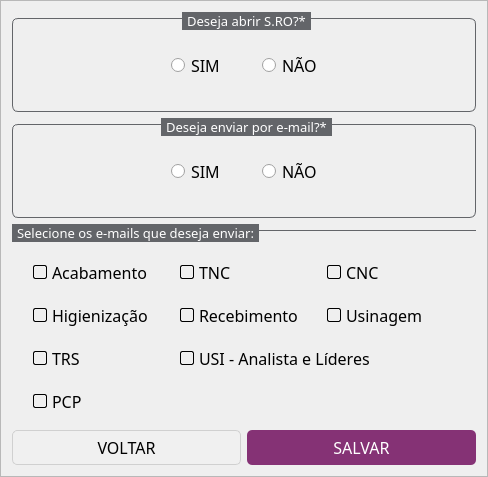
                  <widget class="QFrame" name="frame_13">
                   <property name="frameShape">
                    <enum>QFrame::StyledPanel</enum>
                   </property>
                   <property name="frameShadow">
                    <enum>QFrame::Raised</enum>
                   </property>
                   <layout class="QHBoxLayout" name="horizontalLayout_13">
                    <item>
                     <layout class="QGridLayout" name="gridLayout_4">
                      <item row="0" column="0" colspan="2">
                       <widget class="QGroupBox" name="group_SRo">
                        <property name="minimumSize">
                         <size>
                          <width>0</width>
                          <height>100</height>
                         </size>
                        </property>
                        <property name="maximumSize">
                         <size>
                          <width>16777215</width>
                          <height>100</height>
                         </size>
                        </property>
                        <property name="font">
                         <font>
                          <family>KonsensBook</family>
                          <pointsize>10</pointsize>
                          <italic>false</italic>
                         </font>
                        </property>
                        <property name="styleSheet">
                         <string notr="true">QGroupBox {
	border: 1px solid rgb(99,101,105);
	border-radius: 6px;
	margin-top: 6px;
 }

QGroupBox::title {
	subcontrol-origin: margin;
	subcontrol-position: top center;
	padding: 0 3px;
	background-color: rgb(99,101,105);
	color: white;
}</string>
                        </property>
                        <property name="title">
                         <string>Deseja abrir S.RO?*</string>
                        </property>
                        <property name="alignment">
                         <set>Qt::AlignLeading|Qt::AlignLeft|Qt::AlignTop</set>
                        </property>
                        <property name="flat">
                         <bool>false</bool>
                        </property>
                        <property name="checkable">
                         <bool>false</bool>
                        </property>
                        <layout class="QHBoxLayout" name="horizontalLayout_15">
                         <item>
                          <spacer name="horizontalSpacer_2">
                           <property name="orientation">
                            <enum>Qt::Horizontal</enum>
                           </property>
                           <property name="sizeHint" stdset="0">
                            <size>
                             <width>134</width>
                             <height>20</height>
                            </size>
                           </property>
                          </spacer>
                         </item>
                         <item alignment="Qt::AlignHCenter|Qt::AlignVCenter">
                          <widget class="QRadioButton" name="btnSimRo">
                           <property name="minimumSize">
                            <size>
                             <width>85</width>
                             <height>0</height>
                            </size>
                           </property>
                           <property name="maximumSize">
                            <size>
                             <width>85</width>
                             <height>16777215</height>
                            </size>
                           </property>
                           <property name="font">
                            <font>
                             <family>KonsensRegular</family>
                             <pointsize>12</pointsize>
                            </font>
                           </property>
                           <property name="styleSheet">
                            <string notr="true">QRadioButton {
	padding-left: 15%;
}</string>
                           </property>
                           <property name="text">
                            <string>SIM</string>
                           </property>
                           <property name="checkable">
                            <bool>true</bool>
                           </property>
                           <property name="checked">
                            <bool>false</bool>
                           </property>
                          </widget>
                         </item>
                         <item alignment="Qt::AlignHCenter|Qt::AlignVCenter">
                          <widget class="QRadioButton" name="btnNaoRo">
                           <property name="minimumSize">
                            <size>
                             <width>85</width>
                             <height>0</height>
                            </size>
                           </property>
                           <property name="maximumSize">
                            <size>
                             <width>85</width>
                             <height>16777215</height>
                            </size>
                           </property>
                           <property name="font">
                            <font>
                             <family>KonsensRegular</family>
                             <pointsize>12</pointsize>
                            </font>
                           </property>
                           <property name="styleSheet">
                            <string notr="true">QRadioButton {
	padding-left: 15%;
}</string>
                           </property>
                           <property name="text">
                            <string>NÃO</string>
                           </property>
                          </widget>
                         </item>
                         <item>
                          <spacer name="horizontalSpacer_3">
                           <property name="orientation">
                            <enum>Qt::Horizontal</enum>
                           </property>
                           <property name="sizeHint" stdset="0">
                            <size>
                             <width>134</width>
                             <height>20</height>
                            </size>
                           </property>
                          </spacer>
                         </item>
                        </layout>
                       </widget>
                      </item>
                      <item row="1" column="0" colspan="2">
                       <widget class="QGroupBox" name="group_Email">
                        <property name="minimumSize">
                         <size>
                          <width>0</width>
                          <height>100</height>
                         </size>
                        </property>
                        <property name="maximumSize">
                         <size>
                          <width>16777215</width>
                          <height>100</height>
                         </size>
                        </property>
                        <property name="font">
                         <font>
                          <family>KonsensBook</family>
                          <pointsize>10</pointsize>
                         </font>
                        </property>
                        <property name="styleSheet">
                         <string notr="true">QGroupBox {
	border: 1px solid rgb(99,101,105);
	border-radius: 6px;
	margin-top: 6px;
 }

QGroupBox::title {
	subcontrol-origin: margin;
	subcontrol-position: top center;
	padding: 0 3px;
	background-color: rgb(99,101,105);
	color: white;
}

</string>
                        </property>
                        <property name="title">
                         <string>Deseja enviar por e-mail?*</string>
                        </property>
                        <layout class="QHBoxLayout" name="horizontalLayout_16">
                         <item>
                          <spacer name="horizontalSpacer_4">
                           <property name="orientation">
                            <enum>Qt::Horizontal</enum>
                           </property>
                           <property name="sizeHint" stdset="0">
                            <size>
                             <width>134</width>
                             <height>20</height>
                            </size>
                           </property>
                          </spacer>
                         </item>
                         <item>
                          <widget class="QRadioButton" name="btn_SimEmail">
                           <property name="minimumSize">
                            <size>
                             <width>85</width>
                             <height>0</height>
                            </size>
                           </property>
                           <property name="maximumSize">
                            <size>
                             <width>85</width>
                             <height>16777215</height>
                            </size>
                           </property>
                           <property name="font">
                            <font>
                             <family>KonsensRegular</family>
                             <pointsize>12</pointsize>
                            </font>
                           </property>
                           <property name="styleSheet">
                            <string notr="true">padding-left: 15%;</string>
                           </property>
                           <property name="text">
                            <string>SIM</string>
                           </property>
                          </widget>
                         </item>
                         <item>
                          <widget class="QRadioButton" name="btn_NaoEmail">
                           <property name="minimumSize">
                            <size>
                             <width>85</width>
                             <height>0</height>
                            </size>
                           </property>
                           <property name="maximumSize">
                            <size>
                             <width>85</width>
                             <height>16777215</height>
                            </size>
                           </property>
                           <property name="font">
                            <font>
                             <family>KonsensRegular</family>
                             <pointsize>12</pointsize>
                            </font>
                           </property>
                           <property name="styleSheet">
                            <string notr="true">padding-left: 15%;</string>
                           </property>
                           <property name="text">
                            <string>NÃO</string>
                           </property>
                          </widget>
                         </item>
                         <item>
                          <spacer name="horizontalSpacer_5">
                           <property name="orientation">
                            <enum>Qt::Horizontal</enum>
                           </property>
                           <property name="sizeHint" stdset="0">
                            <size>
                             <width>134</width>
                             <height>20</height>
                            </size>
                           </property>
                          </spacer>
                         </item>
                        </layout>
                       </widget>
                      </item>
                      <item row="2" column="0" colspan="2">
                       <widget class="QGroupBox" name="group_addressEmail">
                        <property name="enabled">
                         <bool>true</bool>
                        </property>
                        <property name="minimumSize">
                         <size>
                          <width>0</width>
                          <height>200</height>
                         </size>
                        </property>
                        <property name="maximumSize">
                         <size>
                          <width>16777215</width>
                          <height>200</height>
                         </size>
                        </property>
                        <property name="font">
                         <font>
                          <family>KonsensBook</family>
                          <pointsize>10</pointsize>
                         </font>
                        </property>
                        <property name="styleSheet">
                         <string notr="true">QGroupBox {
	border: 1px solid rgb(99,101,105);
	border-left: 1px solid transparent;
	border-right: 2px solid transparent;
	border-bottom: 1px solid transparent;
	margin-top: 6px;
	padding: 5px;
 }

QGroupBox::title {
	subcontrol-origin: margin;
	subcontrol-position: top left;
	padding: 0 3px;
	background-color: rgb(99,101,105);
	color: white;
}
</string>
                        </property>
                        <property name="title">
                         <string>Selecione os e-mails que deseja enviar:</string>
                        </property>
                        <layout class="QGridLayout" name="gridLayout_3">
                         <property name="leftMargin">
                          <number>10</number>
                         </property>
                         <property name="topMargin">
                          <number>20</number>
                         </property>
                         <property name="rightMargin">
                          <number>10</number>
                         </property>
                         <property name="bottomMargin">
                          <number>0</number>
                         </property>
                         <property name="spacing">
                          <number>10</number>
                         </property>
                         <item row="0" column="0">
                          <widget class="QCheckBox" name="check_acabamento">
                           <property name="enabled">
                            <bool>true</bool>
                           </property>
                           <property name="font">
                            <font>
                             <family>KonsensBook</family>
                             <pointsize>12</pointsize>
                             <underline>false</underline>
                            </font>
                           </property>
                           <property name="styleSheet">
                            <string notr="true">QCheckBox {
	spacing: 5px;
	padding: 5px;
}

QCheckBox::indicator {
	border-radius: 2px;
	border: 1px solid black;
	background-color: transparent;
}

QCheckBox::indicator:hover {
	border: 1px solid #853275;
}

QCheckBox::indicator:checked {
	border-radius: 2px;
	border: 1px solid black;
	background-color: #636569;
}

QCheckBox::indicator:checked:hover {
	border: 1px solid #853275;
}
</string>
                           </property>
                           <property name="text">
                            <string>Acabamento</string>
                           </property>
                           <property name="checked">
                            <bool>false</bool>
                           </property>
                           <property name="autoRepeat">
                            <bool>false</bool>
                           </property>
                          </widget>
                         </item>
                         <item row="0" column="1">
                          <widget class="QCheckBox" name="check_tnc">
                           <property name="font">
                            <font>
                             <family>KonsensBook</family>
                             <pointsize>12</pointsize>
                             <underline>false</underline>
                            </font>
                           </property>
                           <property name="styleSheet">
                            <string notr="true">QCheckBox {
	spacing: 5px;
	padding: 5px;
}

QCheckBox::indicator {
	border-radius: 2px;
	border: 1px solid black;
	background-color: transparent;
}

QCheckBox::indicator:hover {
	border: 1px solid #853275;
}

QCheckBox::indicator:checked {
	border-radius: 2px;
	border: 1px solid black;
	background-color: #636569;
}

QCheckBox::indicator:checked:hover {
	border: 1px solid #853275;
}</string>
                           </property>
                           <property name="text">
                            <string>TNC</string>
                           </property>
                           <property name="checked">
                            <bool>false</bool>
                           </property>
                           <property name="autoRepeat">
                            <bool>false</bool>
                           </property>
                          </widget>
                         </item>
                         <item row="0" column="2">
                          <widget class="QCheckBox" name="check_cnc">
                           <property name="font">
                            <font>
                             <family>KonsensBook</family>
                             <pointsize>12</pointsize>
                             <underline>false</underline>
                            </font>
                           </property>
                           <property name="styleSheet">
                            <string notr="true">QCheckBox {
	spacing: 5px;
	padding: 5px;
}

QCheckBox::indicator {
	border-radius: 2px;
	border: 1px solid black;
	background-color: transparent;
}

QCheckBox::indicator:hover {
	border: 1px solid #853275;
}

QCheckBox::indicator:checked {
	border-radius: 2px;
	border: 1px solid black;
	background-color: #636569;
}

QCheckBox::indicator:checked:hover {
	border: 1px solid #853275;
}</string>
                           </property>
                           <property name="text">
                            <string>CNC</string>
                           </property>
                           <property name="checked">
                            <bool>false</bool>
                           </property>
                           <property name="autoRepeat">
                            <bool>false</bool>
                           </property>
                          </widget>
                         </item>
                         <item row="1" column="0">
                          <widget class="QCheckBox" name="check_higienizacao">
                           <property name="font">
                            <font>
                             <family>KonsensBook</family>
                             <pointsize>12</pointsize>
                             <underline>false</underline>
                            </font>
                           </property>
                           <property name="styleSheet">
                            <string notr="true">QCheckBox {
	spacing: 5px;
	padding: 5px;
}

QCheckBox::indicator {
	border-radius: 2px;
	border: 1px solid black;
	background-color: transparent;
}

QCheckBox::indicator:hover {
	border: 1px solid #853275;
}

QCheckBox::indicator:checked {
	border-radius: 2px;
	border: 1px solid black;
	background-color: #636569;
}

QCheckBox::indicator:checked:hover {
	border: 1px solid #853275;
}</string>
                           </property>
                           <property name="text">
                            <string>Higienização</string>
                           </property>
                           <property name="checked">
                            <bool>false</bool>
                           </property>
                           <property name="autoRepeat">
                            <bool>false</bool>
                           </property>
                          </widget>
                         </item>
                         <item row="1" column="1">
                          <widget class="QCheckBox" name="check_recebimento">
                           <property name="font">
                            <font>
                             <family>KonsensBook</family>
                             <pointsize>12</pointsize>
                             <underline>false</underline>
                            </font>
                           </property>
                           <property name="styleSheet">
                            <string notr="true">QCheckBox {
	spacing: 5px;
	padding: 5px;
}

QCheckBox::indicator {
	border-radius: 2px;
	border: 1px solid black;
	background-color: transparent;
}

QCheckBox::indicator:hover {
	border: 1px solid #853275;
}

QCheckBox::indicator:checked {
	border-radius: 2px;
	border: 1px solid black;
	background-color: #636569;
}

QCheckBox::indicator:checked:hover {
	border: 1px solid #853275;
}</string>
                           </property>
                           <property name="text">
                            <string>Recebimento</string>
                           </property>
                           <property name="checked">
                            <bool>false</bool>
                           </property>
                           <property name="autoRepeat">
                            <bool>false</bool>
                           </property>
                          </widget>
                         </item>
                         <item row="1" column="2">
                          <widget class="QCheckBox" name="check_usinagem">
                           <property name="font">
                            <font>
                             <family>KonsensBook</family>
                             <pointsize>12</pointsize>
                             <underline>false</underline>
                            </font>
                           </property>
                           <property name="styleSheet">
                            <string notr="true">QCheckBox {
	spacing: 5px;
	padding: 5px;
}

QCheckBox::indicator {
	border-radius: 2px;
	border: 1px solid black;
	background-color: transparent;
}

QCheckBox::indicator:hover {
	border: 1px solid #853275;
}

QCheckBox::indicator:checked {
	border-radius: 2px;
	border: 1px solid black;
	background-color: #636569;
}

QCheckBox::indicator:checked:hover {
	border: 1px solid #853275;
}</string>
                           </property>
                           <property name="text">
                            <string>Usinagem</string>
                           </property>
                           <property name="checked">
                            <bool>false</bool>
                           </property>
                           <property name="autoRepeat">
                            <bool>false</bool>
                           </property>
                          </widget>
                         </item>
                         <item row="2" column="0">
                          <widget class="QCheckBox" name="check_trs">
                           <property name="font">
                            <font>
                             <family>KonsensBook</family>
                             <pointsize>12</pointsize>
                             <underline>false</underline>
                            </font>
                           </property>
                           <property name="styleSheet">
                            <string notr="true">QCheckBox {
	spacing: 5px;
	padding: 5px;
}

QCheckBox::indicator {
	border-radius: 2px;
	border: 1px solid black;
	background-color: transparent;
}

QCheckBox::indicator:hover {
	border: 1px solid #853275;
}

QCheckBox::indicator:checked {
	border-radius: 2px;
	border: 1px solid black;
	background-color: #636569;
}

QCheckBox::indicator:checked:hover {
	border: 1px solid #853275;
}</string>
                           </property>
                           <property name="text">
                            <string>TRS</string>
                           </property>
                           <property name="checked">
                            <bool>false</bool>
                           </property>
                           <property name="autoRepeat">
                            <bool>false</bool>
                           </property>
                          </widget>
                         </item>
                         <item row="2" column="1" colspan="2">
                          <widget class="QCheckBox" name="check_usiAnaLid">
                           <property name="font">
                            <font>
                             <family>KonsensBook</family>
                             <pointsize>12</pointsize>
                             <underline>false</underline>
                            </font>
                           </property>
                           <property name="styleSheet">
                            <string notr="true">QCheckBox {
	spacing: 5px;
	padding: 5px;
}

QCheckBox::indicator {
	border-radius: 2px;
	border: 1px solid black;
	background-color: transparent;
}

QCheckBox::indicator:hover {
	border: 1px solid #853275;
}

QCheckBox::indicator:checked {
	border-radius: 2px;
	border: 1px solid black;
	background-color: #636569;
}

QCheckBox::indicator:checked:hover {
	border: 1px solid #853275;
}</string>
                           </property>
                           <property name="text">
                            <string>USI - Analista e Líderes</string>
                           </property>
                           <property name="checked">
                            <bool>false</bool>
                           </property>
                           <property name="autoRepeat">
                            <bool>false</bool>
                           </property>
                          </widget>
                         </item>
                         <item row="3" column="0">
                          <widget class="QCheckBox" name="check_pcp">
                           <property name="font">
                            <font>
                             <family>KonsensBook</family>
                             <pointsize>12</pointsize>
                             <underline>false</underline>
                            </font>
                           </property>
                           <property name="styleSheet">
                            <string notr="true">QCheckBox {
	spacing: 5px;
	padding: 5px;
}

QCheckBox::indicator {
	border-radius: 2px;
	border: 1px solid black;
	background-color: transparent;
}

QCheckBox::indicator:hover {
	border: 1px solid #853275;
}

QCheckBox::indicator:checked {
	border-radius: 2px;
	border: 1px solid black;
	background-color: #636569;
}

QCheckBox::indicator:checked:hover {
	border: 1px solid #853275;
}</string>
                           </property>
                           <property name="text">
                            <string>PCP</string>
                           </property>
                           <property name="checked">
                            <bool>false</bool>
                           </property>
                           <property name="autoRepeat">
                            <bool>false</bool>
                           </property>
                          </widget>
                         </item>
                        </layout>
                       </widget>
                      </item>
                      <item row="3" column="0">
                       <widget class="QPushButton" name="btnVoltar2">
                        <property name="font">
                         <font>
                          <family>KonsensLight</family>
                          <pointsize>-1</pointsize>
                         </font>
                        </property>
                        <property name="styleSheet">
                         <string notr="true">QPushButton {
	background-color: #f0f0f0;
	border: 1px solid #d0d0d0;
	border-radius: 5px;
	padding: 5px;
 	font-size: 16px;
 }

QPushButton:hover {
	background-color: #e0e0e0;
}

QPushButton:pressed {
	background-color: #c0c0c0;
}</string>
                        </property>
                        <property name="text">
                         <string>VOLTAR</string>
                        </property>
                       </widget>
                      </item>
                      <item row="3" column="1">
                       <widget class="QPushButton" name="btn_Disposicao">
                        <property name="maximumSize">
                         <size>
                          <width>16777215</width>
                          <height>35</height>
                         </size>
                        </property>
                        <property name="font">
                         <font>
                          <family>KonsensBold</family>
                          <pointsize>12</pointsize>
                         </font>
                        </property>
                        <property name="styleSheet">
                         <string notr="true">QPushButton {
	background-color: rgb(133,50,117);
	color: white;
	padding: 10px;
	border-radius: 5px;
}

QPushButton:hover {
	background-color: #ab4c7d;
}

QPushButton:pressed {
	background-color: #550044;
}</string>
                        </property>
                        <property name="text">
                         <string>SALVAR</string>
                        </property>
                       </widget>
                      </item>
                     </layout>
                    </item>
                   </layout>
                  </widget>
